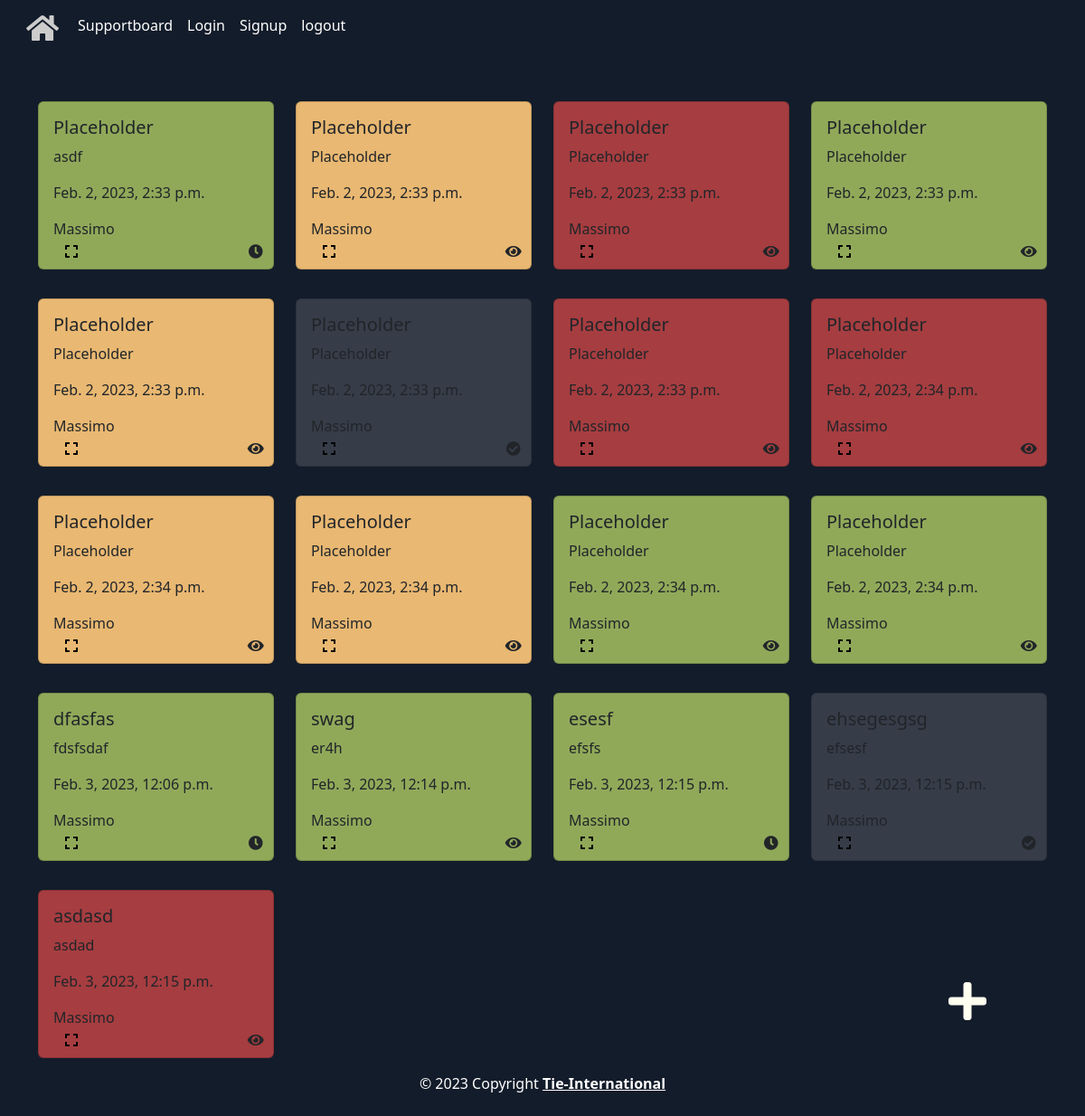
Page /supportboard/list (signed in) on the committed database.
### supportboard/models.py (models this page shows, shortened)
class SupportRequest(models.Model):
    IMPORTANCE_CHOICES = [
        ('Easy', 'Easy'),
        ('Medium', 'Medium'),
        ('Difficult', 'Difficult'),
    ]
    STATUS_CHOICES = [
        ('Active', 'Active'),
        ('Waiting', 'Waiting'),
        ('Done', 'Done'),
    ]
    title = models.CharField(max_length=254)
    description = models.TextField(max_length=300)
    creation_date = models.DateTimeField(auto_now_add=True)
    creator = models.ForeignKey(User, on_delete=models.CASCADE)
    assigned_trainer = models.ForeignKey(User, on_delete=models.CASCADE, related_name='assigned_trainer', null=True)
    status = models.CharField(max_length=254, choices=STATUS_CHOICES, default='Open')
    importance = models.CharField(max_length=254, choices=IMPORTANCE_CHOICES, default='Easy')

### supportboard/views.py (the view)
# urls.py: path('list', views.support_request_list, name='list'),
@login_required(login_url='/accounts/login')
def support_request_list(request):
    support_requests = SupportRequest.objects.all()
    return render(request, 'supportboard/support_request_list.html', {'support_requests': support_requests})

### templates/supportboard/support_request_list.html (shortened to what this page needs)
{% extends "base.html" %}
{% block content %}
    <div class="row mt-4 mb-5">
        {% for i in support_requests %}
            <div class="col-3 mb-3 mt-3">
                <div class="card  {{ i.status }}{% if i.importance == "Easy" %} success {% elif i.importance == "Medium" %} warning {% elif i.importance == "Difficult" %} danger {% endif %} {% if i.status == 'Done' %} done {%  endif %}">
                    <div class="card-body post-content" id="support-request-{{ i.id }}">
                        <h5 class="card-title">{{ i.title }}</h5>
                        <p class="card-text">{{ i.description }}</p>
                        <p class="card-text">{{ i.creation_date }}</p>
                        <p class="card-text">{{ i.creator }}</p>
                        <div class="grid">
                            <div class="row">
                                <div class="col-8 left">
                                     <a href="{% url 'detail' i.id %}" class="btn mr-2">
                                         <i class="fas fa-expand icon-color "></i>
                                     </a>
                                </div>
                                <div class="col-4 center">
                                    <a href="{% url 'update' i.id %}" class="btn mr-2">
                                        {% if i.status == 'Waiting' %}
                                            <i class="fas fa-clock waiting-icon"></i>
                                        {%  elif i.status == 'Done' %}
                                            <i class="fas fa-check-circle completed-icon"></i>
                                        {% elif  i.status == 'Active' %}
                                            <i class="fas fa-eye active-icon"></i>
                                        {% endif %}
                                    </a>
                                </div>
                            </div>
                        </div>
                    </div>
                </div>
            </div>
        {% endfor %}
    </div>
    <div style="position: fixed; bottom: 6em; right: 6em;">
        <a href="{% url 'support' %}" style="color: ivory" class="btn"><i class="fas fa-plus fa-3x "></i></a>
    </div>
{% endblock %}

### static/css/supportboard.css (style rules this page uses)
.icon-color { color: #000000; }
.success { background-color: #90A959 !important; }
.danger { background-color: #A63D40 !important; }
.warning { background-color: #E9B872 !important; }
.done { background-color: rgba(255, 255, 255, 0.15) !important; }
.grid { position: absolute; bottom: 0; width: 100%; }
.left { text-align: left; }
.center { text-align: center; }

### rows in the picture
SupportRequest: title "Placeholder", description "asdf", creation_date "Feb. 2, 2023, 2:33 p.m.", creator "Massimo", status "Waiting" (drawn)
SupportRequest: title "Placeholder", description "Placeholder", creation_date "Feb. 2, 2023, 2:33 p.m.", creator "Massimo", status "Active" (drawn)
SupportRequest: title "Placeholder", description "Placeholder", creation_date "Feb. 2, 2023, 2:33 p.m.", creator "Massimo", status "Active" (drawn)
SupportRequest: title "Placeholder", description "Placeholder", creation_date "Feb. 2, 2023, 2:33 p.m.", creator "Massimo", status "Active" (drawn)
SupportRequest: title "Placeholder", description "Placeholder", creation_date "Feb. 2, 2023, 2:33 p.m.", creator "Massimo", status "Active" (drawn)
SupportRequest: title "Placeholder", description "Placeholder", creation_date "Feb. 2, 2023, 2:33 p.m.", creator "Massimo", status "Done" (drawn)
SupportRequest: title "Placeholder", description "Placeholder", creation_date "Feb. 2, 2023, 2:33 p.m.", creator "Massimo", status "Active" (drawn)
SupportRequest: title "Placeholder", description "Placeholder", creation_date "Feb. 2, 2023, 2:34 p.m.", creator "Massimo", status "Active" (drawn)
SupportRequest: title "Placeholder", description "Placeholder", creation_date "Feb. 2, 2023, 2:34 p.m.", creator "Massimo", status "Active" (drawn)
SupportRequest: title "Placeholder", description "Placeholder", creation_date "Feb. 2, 2023, 2:34 p.m.", creator "Massimo", status "Active" (drawn)
SupportRequest: title "Placeholder", description "Placeholder", creation_date "Feb. 2, 2023, 2:34 p.m.", creator "Massimo", status "Active" (drawn)
SupportRequest: title "Placeholder", description "Placeholder", creation_date "Feb. 2, 2023, 2:34 p.m.", creator "Massimo", status "Active" (drawn)
SupportRequest: title "dfasfas", description "fdsfsdaf", creation_date "Feb. 3, 2023, 12:06 p.m.", creator "Massimo", status "Waiting" (drawn)
SupportRequest: title "swag", description "er4h", creation_date "Feb. 3, 2023, 12:14 p.m.", creator "Massimo", status "Active" (drawn)
SupportRequest: title "esesf", description "efsfs", creation_date "Feb. 3, 2023, 12:15 p.m.", creator "Massimo", status "Waiting" (drawn)
SupportRequest: title "ehsegesgsg", description "efsesf", creation_date "Feb. 3, 2023, 12:15 p.m.", creator "Massimo", status "Done" (drawn)
SupportRequest: title "asdasd", description "asdad", creation_date "Feb. 3, 2023, 12:15 p.m.", creator "Massimo", status "Active" (drawn)
